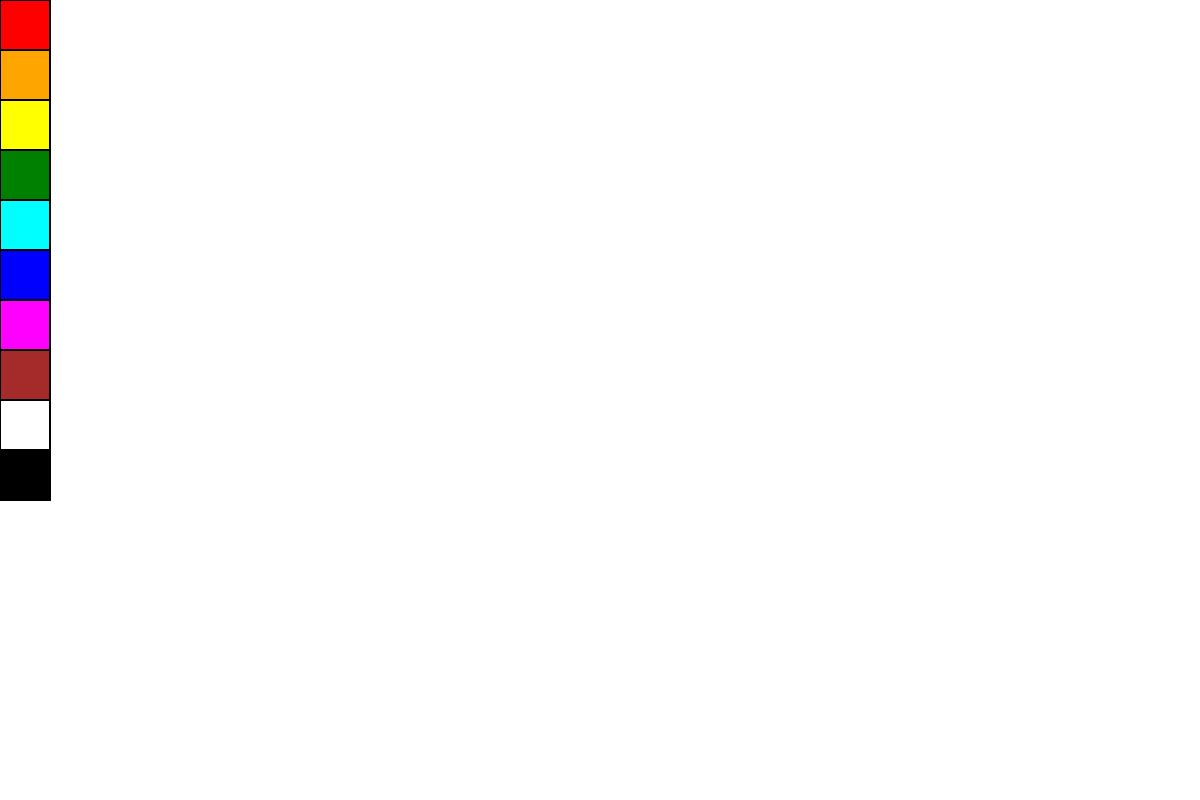
Frame 1 (no input)
Frame 60 (no input): identical to frame 1, image omitted
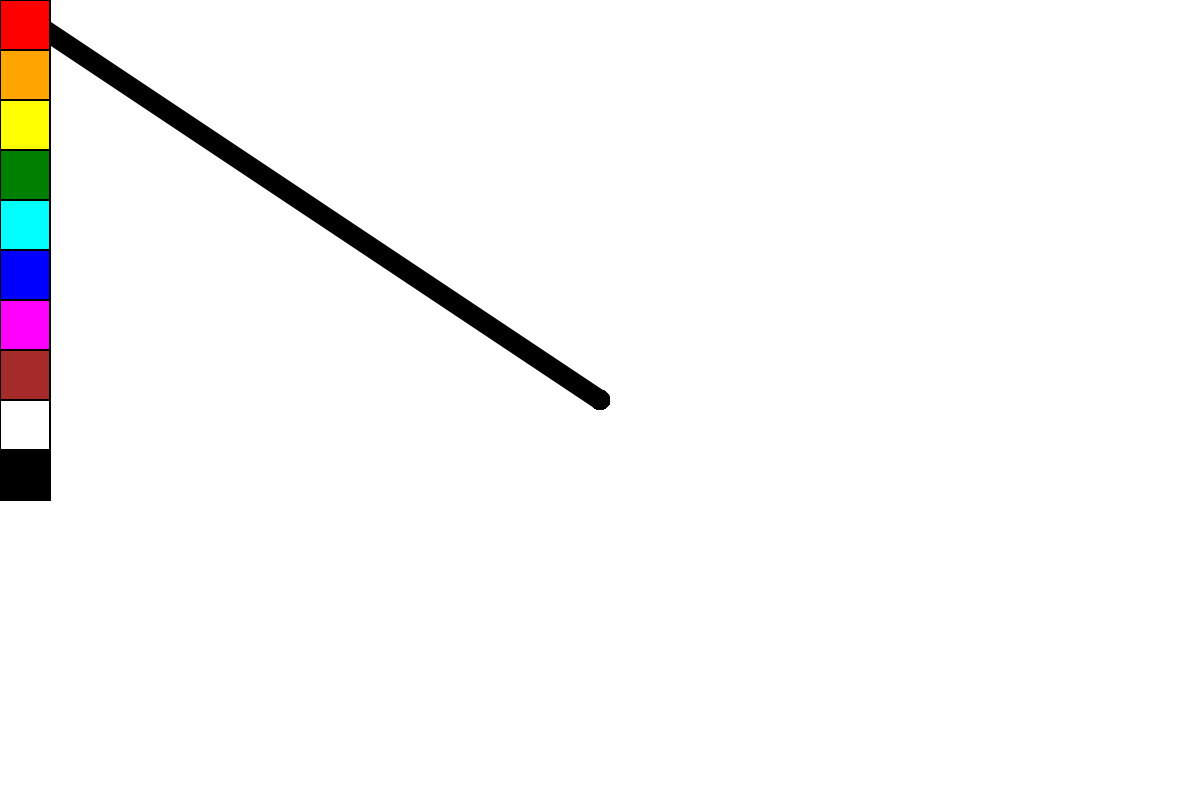
Frame 120 (the mouse pressed at the canvas centre since frame 60)

The p5.js sketch that drew these frames (run headless with seeded random() and noise() and a simulated clock; from frame 60 on, the mouse is pressed at the canvas centre):

// p5.js sketch
// ── sketch.js
function setup() {
  createCanvas(1200, 800);
  background(255);
  //frameRate(165);
}

let selected = 0;

function draw() {

  stroke("black");
  strokeWeight(2);
  fill("red");
  rect(0, 0, 50, 50);

  fill("orange");
  rect(0, 50, 50, 50);

  fill("yellow");
  rect(0, 100, 50, 50);

  fill("green");
  rect(0, 150, 50, 50);

  fill("cyan");
  rect(0, 200, 50, 50);

  fill("blue");
  rect(0, 250, 50, 50);

  fill("magenta");
  rect(0, 300, 50, 50);

  fill("brown");
  rect(0, 350, 50, 50);

  fill("white");
  rect(0, 400, 50, 50);

  fill("black");
  rect(0, 450, 50, 50);

  if(mouseIsPressed){
    
    if(mouseX <= 50 && mouseY <= 50){
      selected = "red";
    }

    else if(mouseX <= 50 && (mouseY >= 50 && mouseY <= 100)){
      selected = "orange";
    }

    else if(mouseX <= 50 && (mouseY >= 100 && mouseY <= 150)){
      selected = "yellow";
    }

    else if(mouseX <= 50 && (mouseY >= 150 && mouseY <= 200)){
      selected = "green";
    }

    else if(mouseX <= 50 && (mouseY >= 200 && mouseY <= 250)){
      selected = "cyan";
    }

    else if(mouseX <= 50 && (mouseY >= 250 && mouseY <= 300)){
      selected = "blue";
    }

    else if(mouseX <= 50 && (mouseY >= 300 && mouseY <= 350)){
      selected = "magenta";
    }

    else if(mouseX <= 50 && (mouseY >= 350 && mouseY <= 400)){
      selected = "brown";
    }

    else if(mouseX <= 50 && (mouseY >= 400 && mouseY <= 450)){
      selected = "white";
    }

    else if(mouseX <= 50 && (mouseY >= 450 && mouseY <= 500)){
      selected = "black";
    }

    
    else{
      stroke(selected);
      strokeWeight(20);
      line(mouseX, mouseY, pmouseX, pmouseY);
    }
  }
}
